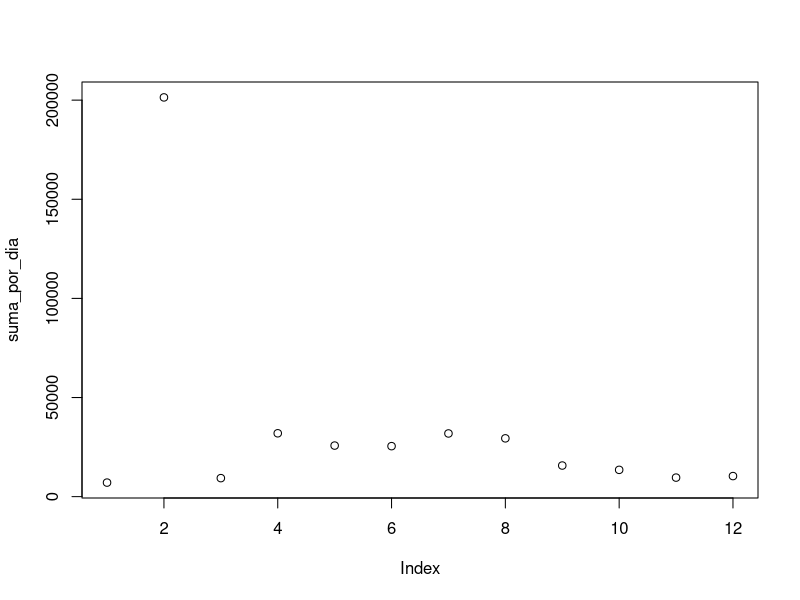
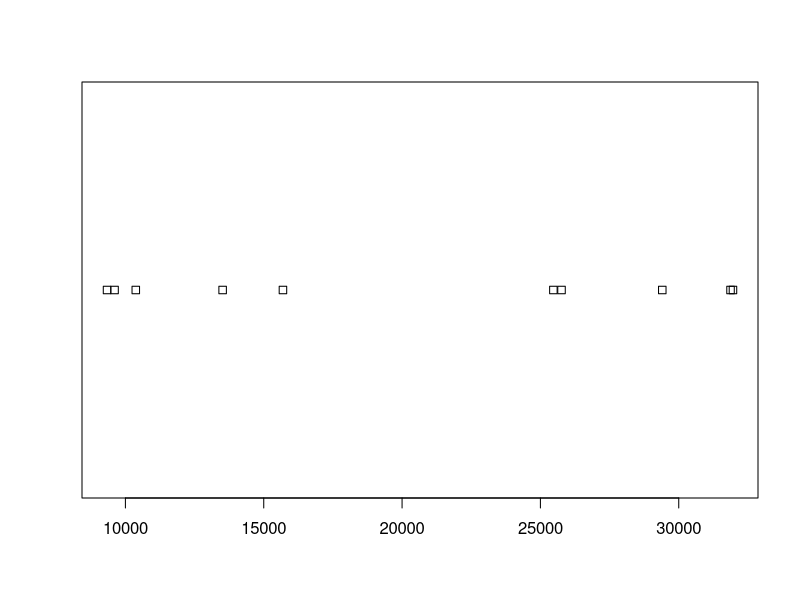

The R source for these figures, in order: (Note: this script raises an error after producing the figures.)
# Importar librerias a utilizar
library(tidyverse)


# Leer datos ----


datos_crudos <- read.csv(file = '21_enero_caja_2.csv', header = TRUE) 


colnames(datos_crudos)[1] <- "hora"
head(datos_crudos)


datos_crudos %>%  
  filter(!row_number() %in% c(1)) -> datos_limpios 

head(datos_limpios) 

convertir <- function(x){
  x <- as.character(x)
  x <-gsub(pattern = ":", replacement = ".",x = x, fixed = TRUE)
  x <- as.numeric(x)
  return(x)
}

datos_limpios$hora <- convertir(datos_limpios$hora)
head(datos_limpios)


str(datos_limpios) 


datos_numericos <- as.data.frame(apply(datos_limpios, 2, as.numeric)) 
sapply(datos_numericos, class)
head(datos_numericos) 


datos_por_dia <- datos_numericos %>% 
  group_by(x = cumsum(hora == 0)) %>%   # agrupa datos en función de los valores en la columna x (hora = 0)
  mutate(y_group = X) %>%               # mutate crea nuevas columnas por cada grupo de valores y los rellena con los valores de Y (registro de rueda)
  tidyr::pivot_wider(names_from = x, values_from = y_group)

head(datos_por_dia)
str(datos_por_dia)


suma_por_dia <- colSums(datos_por_dia, na.rm = TRUE)
suma_por_dia   # Comprobar valores
plot(suma_por_dia)

datos_para_graficos <- as.data.frame(suma_por_dia) # pasa a dataframe
datos_para_graficos

rownames(datos_para_graficos)
colnames(datos_para_graficos)

df_final <- datos_para_graficos

df_final_final <- 
  df_final %>%
  filter(!row_number() %in% c(1, 2))

df_final_final
rownames(df_final_final)
colnames(df_final_final)
plot(df_final_final)

dias <- c(1:8)
df_final_final$dias = dias 
df_final_final
rownames(df_final_final)
colnames(df_final_final)
plot(df_final_final)

ggplot(df_final_final,
       aes(x = dias, y = suma_por_dia)) +
  geom_point() +
  geom_line() +
  labs(
    title = "Número de vueltas por día",
    subtitle = "Madres corredoras",
    x = "Días",
    y = "Número de vueltas a rueda"
  )


df <- read.csv(file = 'registro_por_hora.csv', header = TRUE) 

df %>% colnames[1] -> "hora"








